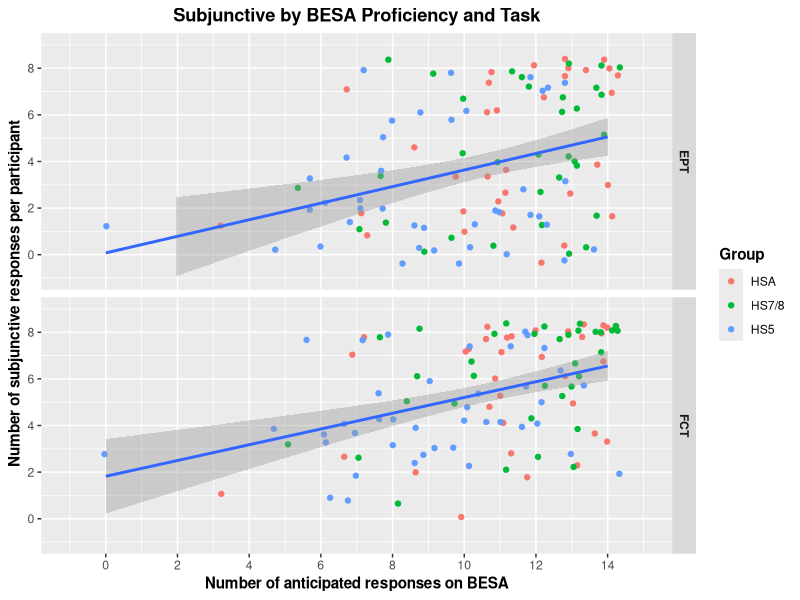
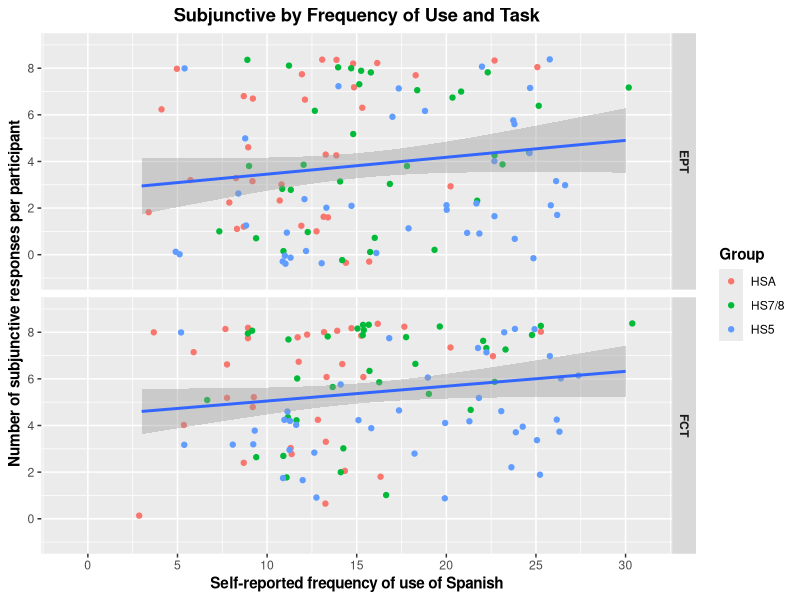

Here is the R script that generated these plots, in order:
library(tidyverse)


# Load data
## EPT
HSA_EPT <- read_csv("./CSV Files/Adult HS/Adult HS Subjunctive EPT.csv") %>%
  filter(Property == "Intensional subjunctive") %>% 
  mutate(Group = "HSA")

DLI78_EPT <- read_csv("./CSV Files/DLI-78/DLI-78 Subjunctive EPT.csv") %>%
  filter(Property == "Intensional subjunctive") %>% 
  mutate(Group = "HS7/8")

MLS78_EPT <- read_csv("./CSV Files/MLS-78/MLS-78 Subjunctive EPT.csv") %>%
  filter(Property == "Intensional subjunctive") %>% 
  mutate(Group = "HS7/8")

DLI5_EPT <- read_csv("./CSV Files/DLI-5/DLI-5 Subjunctive EPT.csv")  %>%
  filter(Property == "Intensional subjunctive") %>% 
  mutate(Group = "HS5")

MLS5_EPT <- read_csv("./CSV Files/MLS-5/MLS-5 Subjunctive EPT.csv") %>%
  filter(Property == "Intensional subjunctive") %>% 
  mutate(Group = "HS5") 


## FCT
HSA_FCT <- read_csv("./CSV Files/Adult HS/Adult HS Subjunctive FCT.csv") %>%
  filter(Property == "Intensional subjunctive") %>% 
  mutate(Group = "HSA")

DLI78_FCT <- read_csv("./CSV Files/DLI-78/DLI-78 Subjunctive FCT.csv") %>%
  filter(Property == "Intensional subjunctive") %>% 
  mutate(Group = "HS7/8")

MLS78_FCT <- read_csv("./CSV Files/MLS-78/MLS-78 Subjunctive FCT.csv") %>%
  filter(Property == "Intensional subjunctive") %>% 
  mutate(Group = "HS7/8")

DLI5_FCT <- read_csv("./CSV Files/DLI-5/DLI-5 Subjunctive FCT.csv")  %>%
  filter(Property == "Intensional subjunctive") %>% 
  mutate(Group = "HS5")

MLS5_FCT <- read_csv("./CSV Files/MLS-5/MLS-5 Subjunctive FCT.csv") %>%
  filter(Property == "Intensional subjunctive") %>% 
  mutate(Group = "HS5") 


## Rejoin dataframes
EPT <- rbind(HSA_EPT, DLI78_EPT, MLS78_EPT, DLI5_EPT, MLS5_EPT)
FCT <- rbind(HSA_FCT, DLI78_FCT, MLS78_FCT, DLI5_FCT, MLS5_FCT)

# Generate aggregate dataset
## Participant averages
EPT_Part_Avg <- aggregate(EPT$Mood_Use, list(EPT$Part_ID), FUN = sum, na.rm = TRUE)
EPT_Part_Avg <- EPT_Part_Avg %>% rename(Part_Avg = x)
EPT_Part_Avg <- left_join(EPT, EPT_Part_Avg, by = c("Part_ID" = "Group.1"))

FCT_Part_Avg <- aggregate(FCT$Mood_Use, list(FCT$Part_ID), FUN = sum, na.rm = TRUE)
FCT_Part_Avg <- FCT_Part_Avg %>% rename(Part_Avg = x)
FCT_Part_Avg <- left_join(FCT, FCT_Part_Avg, by = c("Part_ID" = "Group.1"))


## Select individual item for ease of viewing
EPT_Modified <- EPT_Part_Avg %>% 
  filter(Item == "EPT-02")

FCT_Modified <- FCT_Part_Avg %>% 
  filter(Item == "FCT-02")


## Rejoin dataframes
Aggregate <- rbind(EPT_Modified, FCT_Modified)
Aggregate$Group <- factor(Aggregate$Group, levels = c("HSA", "HS7/8", "HS5"))


# Generate graphs
## Proficiency
Aggregate %>% 
  ggplot(aes(x = BESA_Other, y = Part_Avg)) + 
  geom_jitter(mapping = aes(color = Group)) +
  geom_smooth(method = glm) +
  facet_grid(rows = vars(Task)) +
  scale_y_continuous(breaks = seq (0, 8, 2),
                     limits = c(-1, 9)) +
  scale_x_continuous(breaks = seq (0, 14, 2),
                     limits = c(-1, 15)) +
  labs(x = "Number of anticipated responses on BESA", y = "Number of subjunctive responses per participant", 
       title = "Subjunctive by BESA Proficiency and Task") +
  theme(axis.title = element_text(face = "bold"),
        plot.title = element_text(hjust = 0.5, face = "bold"),
        legend.title = element_text(face = "bold"),
        strip.text = element_text(face = "bold"))


## Frequency of use
Aggregate %>% 
  ggplot(aes(x = Use_Joint, y = Part_Avg)) + 
  geom_jitter(mapping = aes(color = Group)) +
  geom_smooth(method = glm) +
  facet_grid(rows = vars(Task)) +
  scale_y_continuous(breaks = seq (0, 8, 2),
                     limits = c(-1, 9)) +
  scale_x_continuous(breaks = seq (0, 30, 5),
                     limits = c(-1, 31)) +
  labs(x = "Self-reported frequency of use of Spanish", y = "Number of subjunctive responses per participant", 
       title = "Subjunctive by Frequency of Use and Task") +
  theme(axis.title = element_text(face = "bold"),
        plot.title = element_text(hjust = 0.5, face = "bold"),
        legend.title = element_text(face = "bold"),
        strip.text = element_text(face = "bold"))
